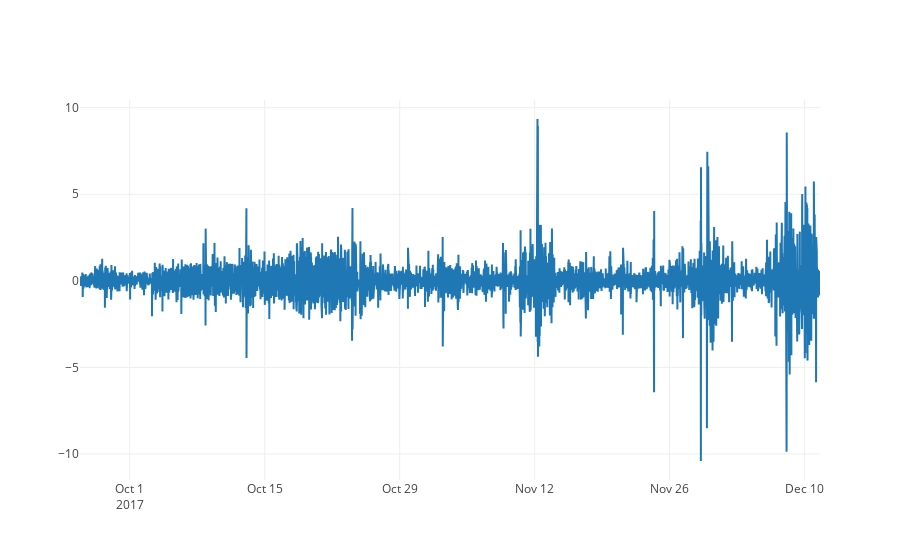

This figure's notebook cell:
### Code cell
trace = go.Scatter(x=df.index, y=rate_of_change*100) # rate of change as percentage
py.iplot([trace])

### Figure 1 — Plotly figure (JSON) as saved in the notebook; plotly's stock layout.template omitted (floating-point values rounded to 4 significant figures; data arrays with more than 128 entries replaced by an {"elided": "..."} marker saying what was removed)
{"data": [{"type": "scatter", "x": {"elided": "7369 str values"}, "y": {"elided": "7369 float values"}}], "layout": {}}
